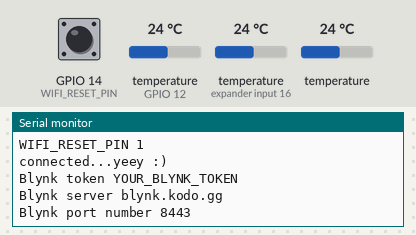
Bench run of a program on a simulated ESP8266 (Wemos D1 mini). Shown: the last lines printed to the serial monitor. The test bench sets the inputs (shaded band); at power-on: temperature (sensors on GPIO 12, expander input 16) 24 °C, temperature 24 °C, GPIO 14 (WIFI_RESET_PIN) HIGH. WiFi joins after 1.5 s; servers stay silent unless stated; storage starts empty.

Above: at 3.5 s.
3.6 s: temperature (sensor on GPIO 12) set to 12 °C
At 5.5 s:
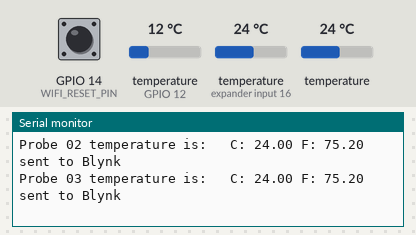
5.8 s: temperature (sensor on expander input 16) set to 12 °C
At 5.83 s:
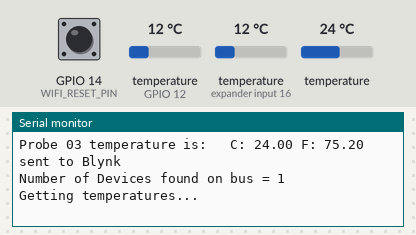
7.3 s: temperature (sensor 212) set to 12 °C
At 7.3 s:
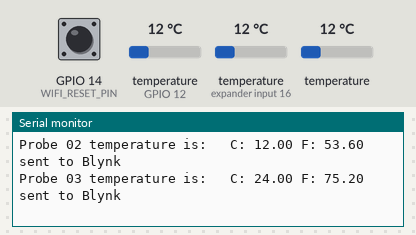
8.8 s: temperature (sensor on GPIO 12) set to 19 °C
At 10.4 s:
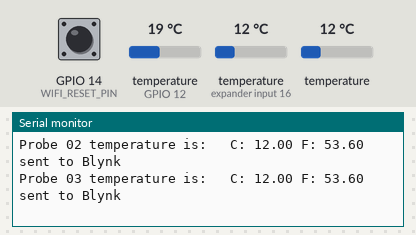
13.8 s: temperature (sensor on expander input 16) set to 19 °C
At 15.2 s:
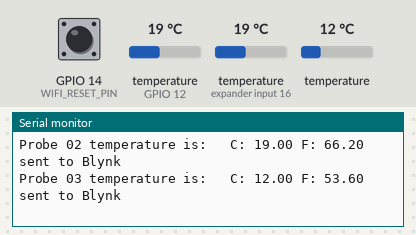
15.3 s: temperature (sensor 212) set to 41 °C
At 17.3 s:
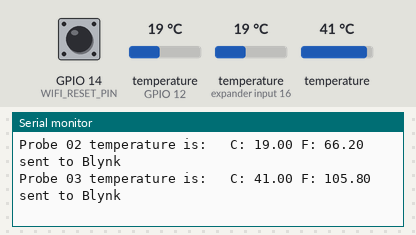
Timing chart, 0 to 18.8 s (numbered marks = the images above; inputs shaded):
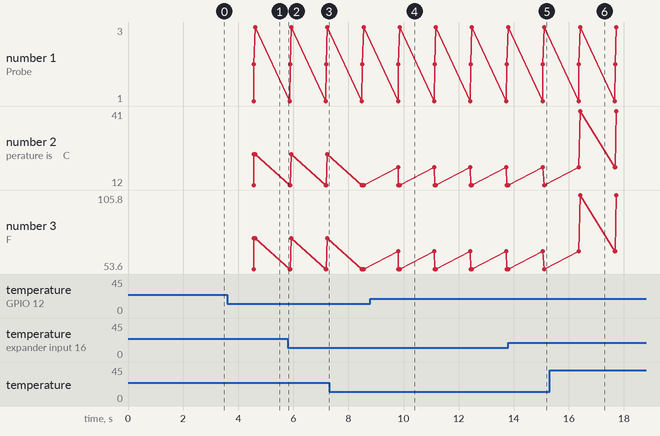

Measured:
- after the input at 3.6 s, the serial monitor: prints a new line after 0.96 s (image 1)
- after the input at 8.8 s, the serial monitor: prints a new line after 1.0 s (image 4)
- after the input at 13.8 s, the serial monitor: prints a new line after 1.3 s (image 5)
- after the input at 15.3 s, the serial monitor: prints a new line after 1.1 s (image 6)
- plotted number 2: 12 → 41 after the input at 15.3 s
- plotted number 3: 53.6 → 105.8 after the input at 15.3 s

The program:

main.cpp
```cpp
/*-----( Import needed libraries )-----*/
#include <Arduino.h>
#include <OneWire.h>
#include <DallasTemperature.h>

#include <FS.h>
#include <ESP8266WiFi.h>
#include <DNSServer.h>
#include <ESP8266WebServer.h>
#include <WifiManager.h>
#include <ArduinoJson.h>

#include <BlynkSimpleEsp8266.h>

/*-----( Declare Constants and Pin Numbers )-----*/
#define SENSOR_PIN 12  // Any pin 2 to 12 (not 13) and A0 to A5
#define WIFI_RESET_PIN 14 //connect high to reset

/*-----( Declare objects )-----*/
OneWire  oneWire(SENSOR_PIN);  // Create a 1-wire object
DallasTemperature sensors(&oneWire);

//Sensor addresses
DeviceAddress probe1 = { 0x28, 0xFF, 0x24, 0xA8, 0x52, 0x16, 0x04, 0x09 };
DeviceAddress probe2 = { 0x28, 0xFF, 0x6B, 0x65, 0x47, 0x16, 0x03, 0xD7 };
DeviceAddress probe3 = { 0x28, 0xFF, 0x23, 0xA0, 0x52, 0x16, 0x04, 0x44 };


//define your default values here, if there are different values in config.json, they are overwritten.
char mqtt_server[40] = "blynk.kodo.gg";
char mqtt_port[6] = "8443";
char blynk_token[34] = "YOUR_BLYNK_TOKEN";

// The extra parameters to be configured (can be either global or just in the setup)
// After connecting, parameter.getValue() will get you the configured value
// id/name placeholder/prompt default length
WiFiManagerParameter *custom_mqtt_server = NULL;
WiFiManagerParameter *custom_mqtt_port = NULL;
WiFiManagerParameter *custom_blynk_token = NULL;

//flag for saving data
bool shouldSaveConfig = false;

#define BLYNK_PRINT Serial // Defines the object that is used for printing
#define BLINK_DEBUG
BlynkTimer timer;

//callback notifying us of the need to save config
void saveConfigCallback () {
  Serial.println("Should save config");
  shouldSaveConfig = true;
}

void readConfig();

void saveConfig();

void connectWifi();

void printTemperature(DeviceAddress deviceAddress, int vPin);

void timerCallback();

void setup() {
  Serial.begin(9600);

  pinMode(WIFI_RESET_PIN, INPUT);
  pinMode(SENSOR_PIN, INPUT);

  delay(500);


  readConfig();
  connectWifi();
  saveConfig();

  int port_number;
  port_number = atoi(mqtt_port);

  Serial.print("Blynk token ");
  Serial.println(blynk_token);
  Serial.print("Blynk server ");
  Serial.println(mqtt_server);
  Serial.print("Blynk port number ");
  Serial.println(port_number);

  Blynk.config(blynk_token, mqtt_server, port_number);
  Blynk.connect();
  timer.setInterval(1000, timerCallback);


  sensors.setResolution(probe1, 10);
  sensors.setResolution(probe2, 10);
  sensors.setResolution(probe3, 10);
}//--(end setup )---

void loop() {
  if (!Blynk.connected()) {
    Serial.println("Blynk not connected to server");
  }

  Blynk.run();
  timer.run();
}

void timerCallback() {
  delay(1000);
  Serial.println();
  Serial.print("Number of Devices found on bus = ");
  Serial.println(sensors.getDeviceCount());
  Serial.print("Getting temperatures... ");
  Serial.println();

  // Command all devices on bus to read temperature
  sensors.requestTemperatures();

  Serial.print("Probe 01 temperature is:   ");
  printTemperature(probe1, 5);
  Serial.println();

  Serial.print("Probe 02 temperature is:   ");
  printTemperature(probe2, 6);
  Serial.println();

  Serial.print("Probe 03 temperature is:   ");
  printTemperature(probe3, 7);
  Serial.println();

}//--(end main loop )---

void printTemperature(DeviceAddress deviceAddress, int vPin) {

  float tempC = sensors.getTempC(deviceAddress);

  if (tempC == -127.00)
  {
    Serial.print("Error getting temperature  ");
  }
  else
  {
    Serial.print("C: ");
    Serial.print(tempC);
    Serial.print(" F: ");
    Serial.print(DallasTemperature::toFahrenheit(tempC));
    Blynk.virtualWrite(vPin, tempC);
    Serial.print(" sent to Blynk");
  }
}// End printTemperature

void readConfig() {

  //read configuration from FS json
  Serial.println("mounting FS...");

  if (SPIFFS.begin()) {
    Serial.println("mounted file system");
    if (SPIFFS.exists("/config.json")) {
      //file exists, reading and loading
      Serial.println("reading config file");
      File configFile = SPIFFS.open("/config.json", "r");
      if (configFile) {
        Serial.println("opened config file");
        size_t size = configFile.size();
        // Allocate a buffer to store contents of the file.
        std::unique_ptr<char[]> buf(new char[size]);

        configFile.readBytes(buf.get(), size);
        DynamicJsonBuffer jsonBuffer;
        JsonObject& json = jsonBuffer.parseObject(buf.get());
        json.printTo(Serial);
        if (json.success()) {
          Serial.println("\nparsed json");

          strcpy(mqtt_server, json["mqtt_server"]);
          strcpy(mqtt_port, json["mqtt_port"]);
          strcpy(blynk_token, json["blynk_token"]);
        } else {
          Serial.println("failed to load json config");
        }
      }
    }
  } else {
    Serial.println("failed to mount FS");
  }
  //end read
}

void saveConfig() {
  //read updated parameters
  strcpy(mqtt_server, custom_mqtt_server->getValue());
  strcpy(mqtt_port, custom_mqtt_port->getValue());
  strcpy(blynk_token, custom_blynk_token->getValue());

  //save the custom parameters to FS
  if (shouldSaveConfig) {
    Serial.println("saving config");
    DynamicJsonBuffer jsonBuffer;
    JsonObject& json = jsonBuffer.createObject();
    json["mqtt_server"] = mqtt_server;
    json["mqtt_port"] = mqtt_port;
    json["blynk_token"] = blynk_token;

    File configFile = SPIFFS.open("/config.json", "w");
    if (!configFile) {
      Serial.println("failed to open config file for writing");
    }

    json.printTo(Serial);
    json.printTo(configFile);
    configFile.close();
    //end save
  }
}

void connectWifi() {
    //WiFiManager
  //Local intialization. Once its business is done, there is no need to keep it around
  WiFiManager wifiManager;

  //for testing:
  Serial.print("WIFI_RESET_PIN ");
  Serial.println(digitalRead(WIFI_RESET_PIN));
  if (digitalRead(WIFI_RESET_PIN) == LOW) {
    Serial.println("Resetting WiFi config...");
    wifiManager.resetSettings();
  }

  //set config save notify callback
  wifiManager.setSaveConfigCallback(saveConfigCallback);

  custom_mqtt_server = new WiFiManagerParameter("server", "mqtt server", mqtt_server, 40);
  custom_mqtt_port = new WiFiManagerParameter("port", "mqtt port", mqtt_port, 6);
  custom_blynk_token = new WiFiManagerParameter("blynk", "blynk token", blynk_token, 34);

  //add all your parameters here
  wifiManager.addParameter(custom_mqtt_server);
  wifiManager.addParameter(custom_mqtt_port);
  wifiManager.addParameter(custom_blynk_token);

  //fetches ssid and pass and tries to connect
  //if it does not connect it starts an access point with the specified name here  "AutoConnectAP"
  //and goes into a blocking loop awaiting configuration
  if (!wifiManager.autoConnect("AutoConnectAP", "password")) {
    Serial.println("failed to connect and hit timeout");
    delay(3000);
    //reset and try again, or maybe put it to deep sleep
    ESP.reset();
    delay(5000);
  }

  //if you get here you have connected to the WiFi
  Serial.println("connected...yeey :)");

}
//*********( THE END )***********
```
